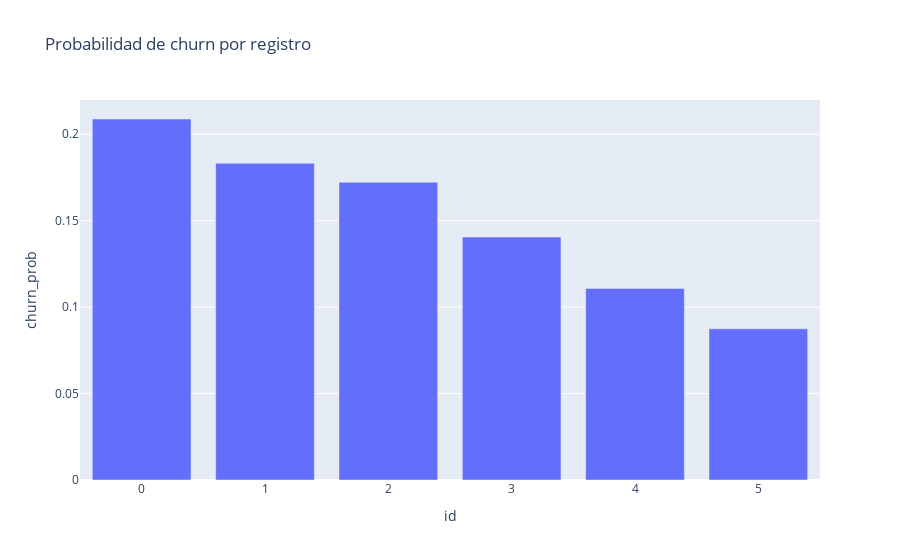

The notebook cell saved with this chart:
### Markdown cell above
## 🏗️ Arquitectura CDR/GIS/SLA
- CDRs en streaming + enriquecimiento GIS → medición QoE y congestión.
- Feature store para churn y capacity planning.
- APIs de SLA por cliente y reportes regulatorios.

### Code cell
# Visual: churn por cliente (toy)
import plotly.express as px
fig = px.bar(df.reset_index().rename(columns={'index':'id'}), x='id', y='churn_prob', title='Probabilidad de churn por registro')
fig.show()

### Figure 1 — Plotly figure (JSON) as saved in the notebook; plotly's stock layout.template omitted (floating-point values rounded to 4 significant figures)
{"data": [{"hovertemplate": "id=%{x}<br>churn_prob=%{y}<extra></extra>", "legendgroup": "", "marker": {"color": "#636efa", "pattern": {"shape": ""}}, "name": "", "orientation": "v", "showlegend": false, "textposition": "auto", "type": "bar", "x": [0, 1, 2, 3, 4, 5], "xaxis": "x", "y": [0.2088, 0.1832, 0.1722, 0.1405, 0.1108, 0.08746], "yaxis": "y"}], "layout": {"barmode": "relative", "legend": {"tracegroupgap": 0}, "title": {"text": "Probabilidad de churn por registro"}, "xaxis": {"anchor": "y", "domain": [0, 1], "title": {"text": "id"}}, "yaxis": {"anchor": "x", "domain": [0, 1], "title": {"text": "churn_prob"}}}}
